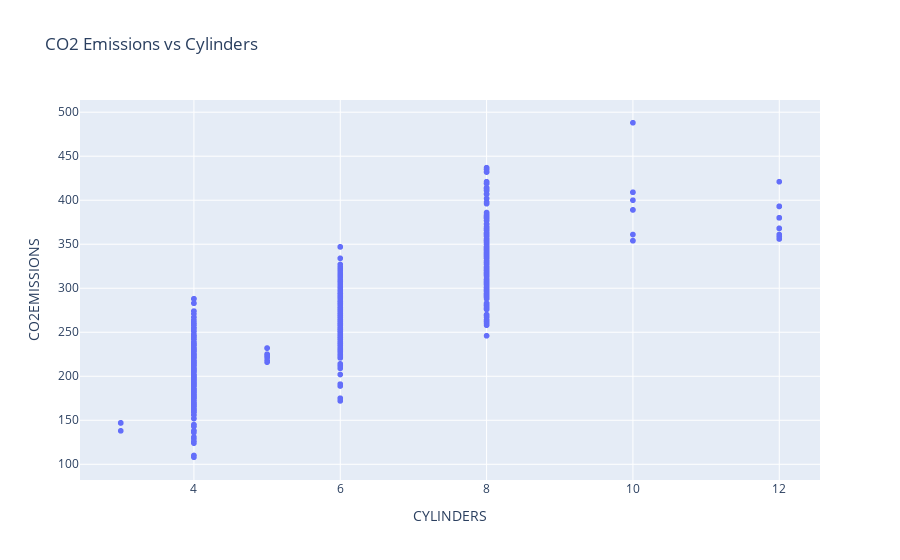

Notebook cell for this chart:
### Markdown cell above
## Practice

Plot **CYLINDER** vs the Emission, to see how linear is their relationship is:

### Code cell
fig = px.scatter(cdf, x='CYLINDERS', y='CO2EMISSIONS',
                title='CO2 Emissions vs Cylinders')

fig.show()

### Figure 1 — Plotly figure (JSON) as saved in the notebook; plotly's stock layout.template omitted (floating-point values rounded to 4 significant figures; data arrays with more than 128 entries replaced by an {"elided": "..."} marker saying what was removed)
{"data": [{"hovertemplate": "CYLINDERS=%{x}<br>CO2EMISSIONS=%{y}<extra></extra>", "legendgroup": "", "marker": {"color": "#636efa", "symbol": "circle"}, "mode": "markers", "name": "", "showlegend": false, "type": "scattergl", "x": {"elided": "1067 int values"}, "xaxis": "x", "y": {"elided": "1067 int values"}, "yaxis": "y"}], "layout": {"autosize": true, "legend": {"tracegroupgap": 0}, "title": {"text": "CO2 Emissions vs Cylinders"}, "xaxis": {"anchor": "y", "autorange": true, "domain": [0, 1], "range": [2.34, 12.66], "title": {"text": "CYLINDERS"}, "type": "linear"}, "yaxis": {"anchor": "x", "autorange": true, "domain": [0, 1], "range": [76.64, 519.4], "title": {"text": "CO2EMISSIONS"}, "type": "linear"}}}
